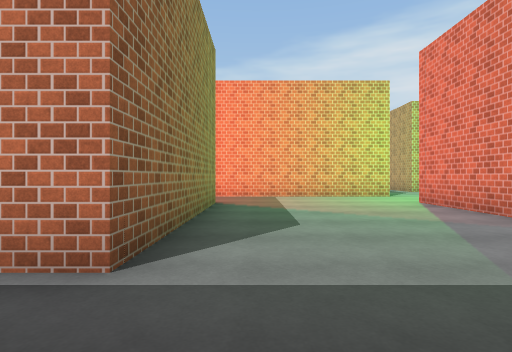
view 1 (above)

24 first-person views from a walk through a scene from a Unity 3-D project. The camera is 1.2 m above the floor, looks level and sees 80° across. The floor is counted in squares, 1.89 m on a side. Each view is taken from the middle of a square. On the plan, view 1 faces up. The plan holds only what a view shows up to about 10 squares ahead; the rest is blank. The place goes on beyond the plan. The player is left out. Surface patterns are stand-ins for the level's own textures.

view 2
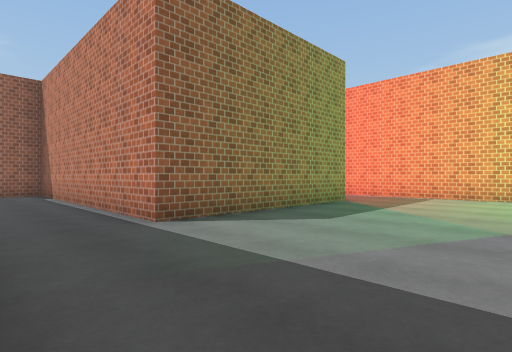

view 3
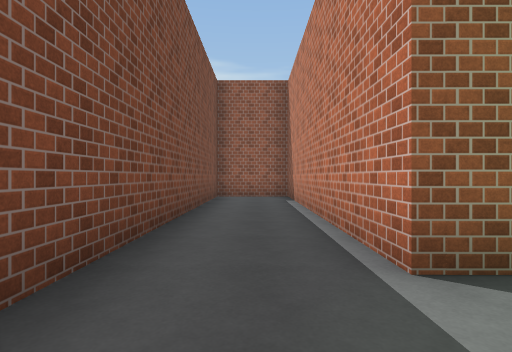

view 4
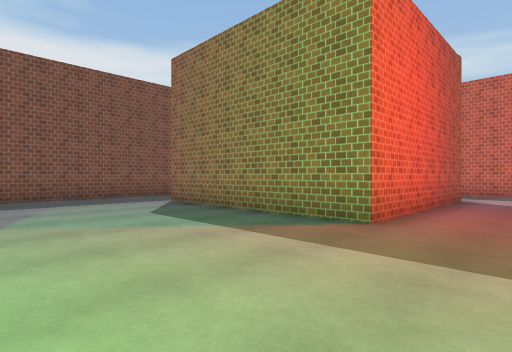

view 5
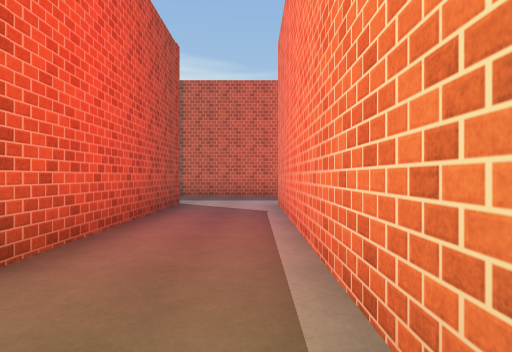

view 6
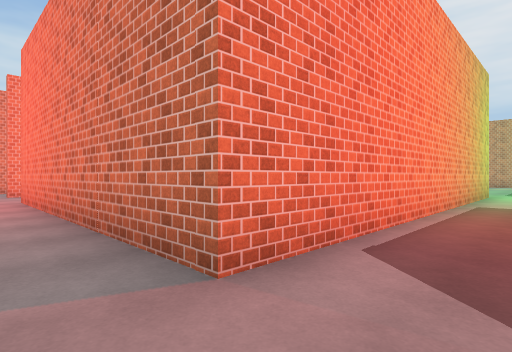

view 7
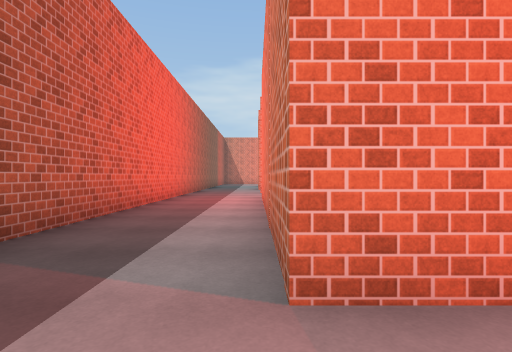

view 8
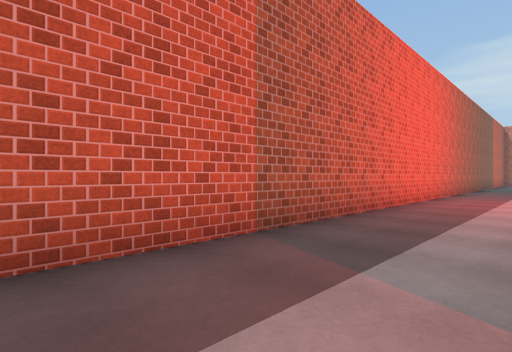

view 9
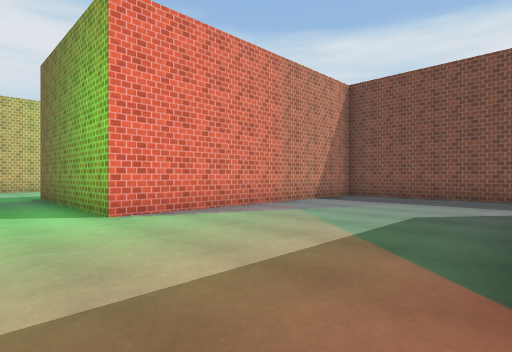

view 10
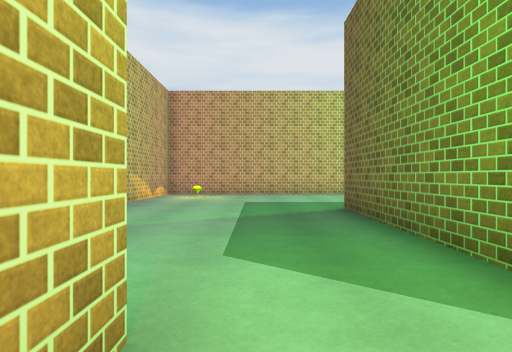

view 11
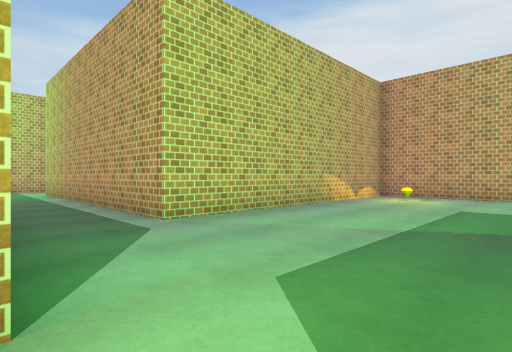

view 12
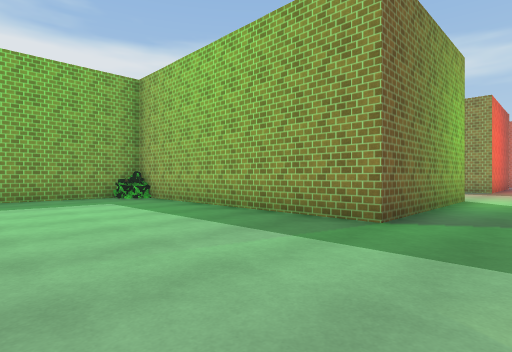

view 13
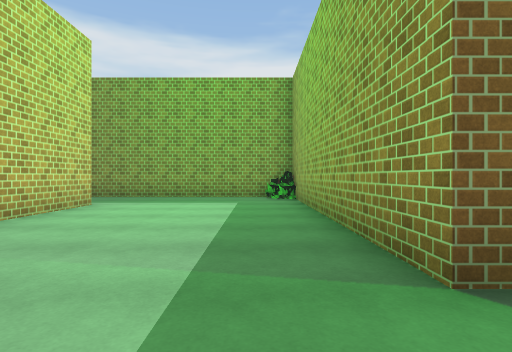

view 14
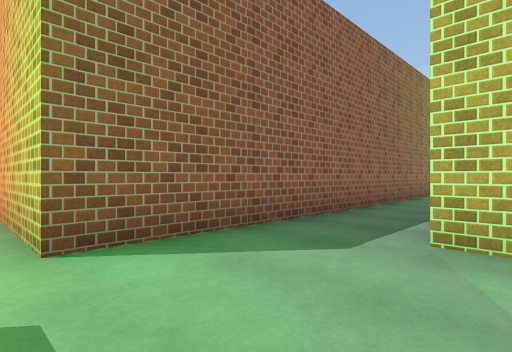

view 15
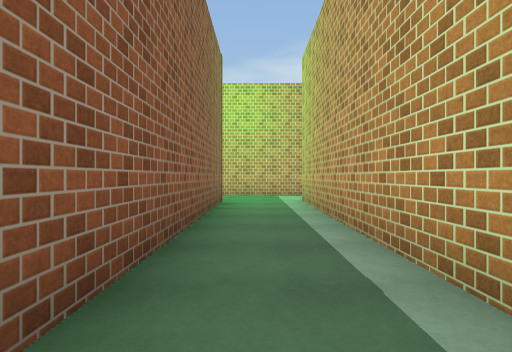

view 16
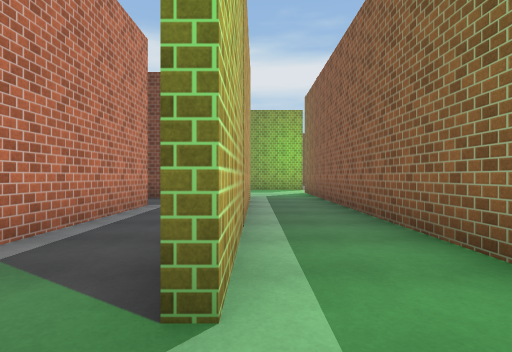

view 17
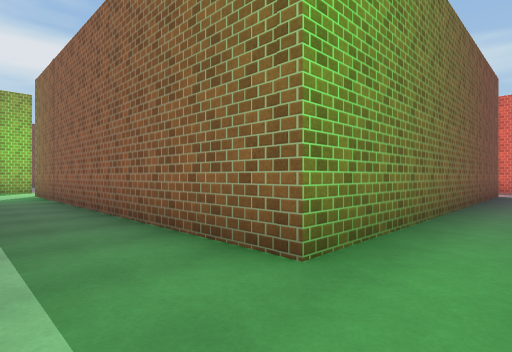

view 18
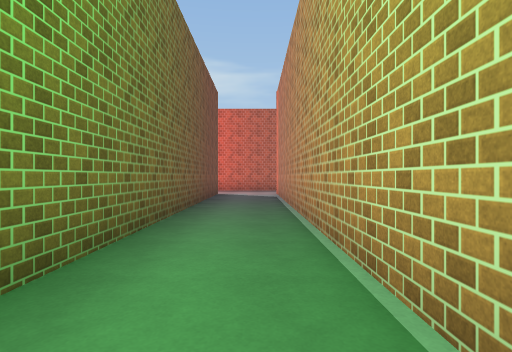

view 19
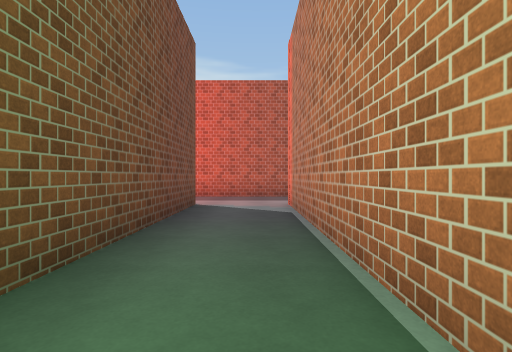

view 20
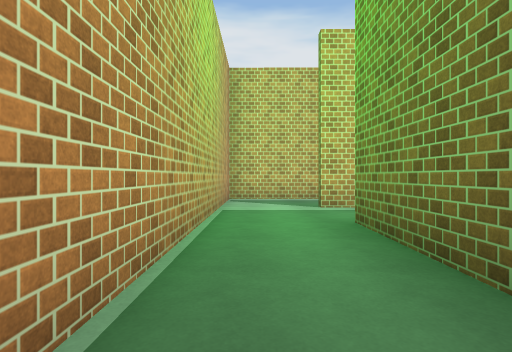

view 21
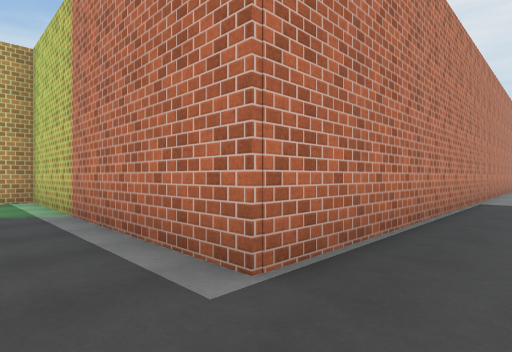

view 22
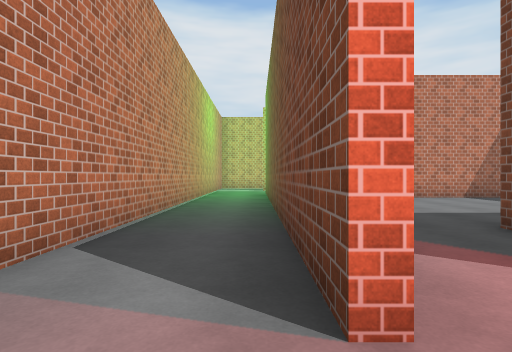

view 23
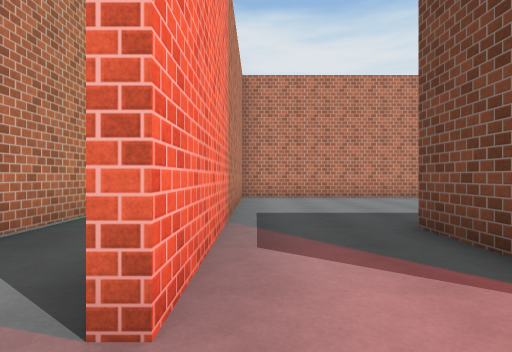

view 24
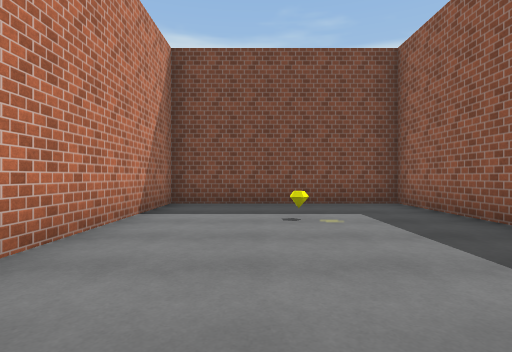

### Floor plan
Ten units are one square. View 1 is at (0, 0); x grows to the right and y downward. Boxes are objects, and circles mark ways between rooms. Rooms are numbered by the first view taken in them; rooms with no view inside come last. Other rooms are left out.
<svg viewBox="-90 -225 230 235">
<path fill="none" stroke="#000" d="M-61 -73 -10 -73 -10 -20 -85 -20 -85 2 39 2 39 -73M42 -95 -58 -95 -58 -170M-48 -170 -32 -170M-34 -194 -59 -194M-85 -195 -85 -66M135 -120 62 -120M39 -73 89 -73 89 -6M95 2 135 2M42 -115 42 -95M54 -217 -59 -217M-59 -196 42 -196 42 -115M-85 -220 -85 -195M62 -120 62 -198M86 -123 91 -123M135 -144 83 -144 84 -217 54 -217M-33 -151 -33 -119 20 -119 20 -194 -34 -194"/>
<rect x="85" y="-5" width="10" height="10" fill="#bbb"><title>other object</title></rect>
<rect x="95" y="-5" width="10" height="10" fill="#bbb"><title>bush</title></rect>
<circle cx="40" cy="-85" r="3" fill="#2a7"/>
<circle cx="-65" cy="-200" r="3" fill="#2a7"/>
<circle cx="-45" cy="-185" r="3" fill="#2a7"/>
<circle cx="50" cy="-110" r="3" fill="#2a7"/>
<circle cx="60" cy="-205" r="3" fill="#2a7"/>
<text x="-20" y="-80">1</text>
<text x="100" y="-70">2</text>
<text x="10" y="-210">3</text>
<text x="80" y="-160">4</text>
<text x="-10" y="-160">5</text>
</svg>
Room 1 opens to room 2. Room 1 opens to room 3. Room 1 opens to room 5. Room 2 opens to room 3. Room 3 opens to room 4.

Where each view was taken, in squares from view 1:
view 1: 0 up, 0 right, facing up
view 2: 0 up, 3 right, facing up-left
view 3: 1 up, 1 right, facing left
view 4: 9 up, 3 right, facing down-left
view 5: 9 up, 1 right, facing left
view 6: 8 up, 7 left, facing up-right
view 7: 8 up, 6 left, facing up
view 8: 8 up, 6 left, facing up-left
view 9: 9 up, 1 left, facing down-right
view 10: 9 up, 3 right, facing right
view 11: 8 up, 4 right, facing up-right
view 12: 9 up, 13 right, facing down-left
view 13: 9 up, 10 right, facing down
view 14: 9 up, 7 right, facing up-left
view 15: 12 up, 5 right, facing up
view 16: 21 up, 6 right, facing down
view 17: 21 up, 6 right, facing down-left
view 18: 21 up, 5 right, facing left
view 19: 21 up, 1 right, facing left
view 20: 21 up, 0 right, facing right
view 21: 13 up, 7 right, facing up-right
view 22: 20 up, 7 left, facing right
view 23: 19 up, 7 left, facing right
view 24: 19 up, 0 right, facing down
